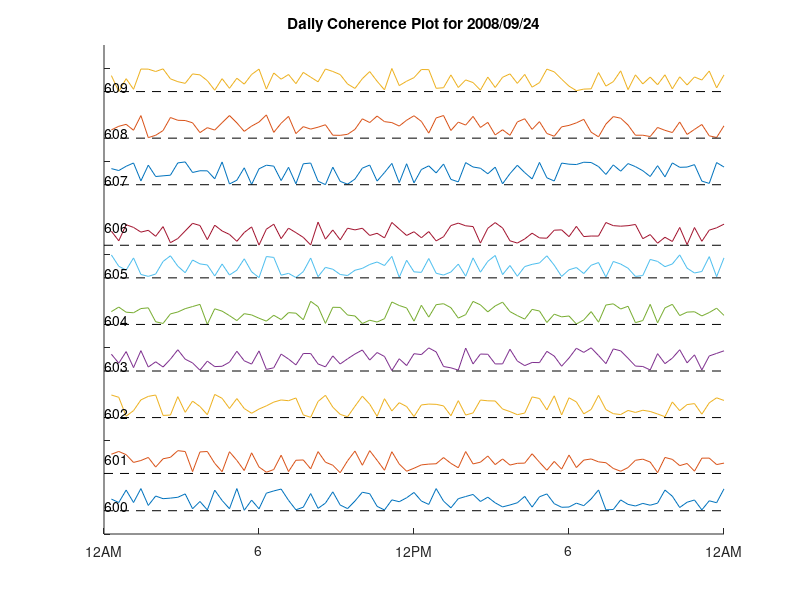

Source code (MATLAB):
function plotAverageCoherence()

div = 2;
stepr = 1;
offr = 0.5;

ch1 = rand(84,1)/div + 0 * stepr + offr;
ch2 = rand(84,1)/div + 1 * stepr + offr - 0.2;
ch3 = rand(84,1)/div + 2 * stepr + offr;
ch4 = rand(84,1)/div + 3 * stepr + offr;
ch5 = rand(84,1)/div + 4 * stepr + offr;
ch6 = rand(84,1)/div + 5 * stepr + offr;
ch7 = rand(84,1)/div + 6 * stepr + offr - 0.3;
ch8 = rand(84,1)/div + 7 * stepr + offr;
ch9 = rand(84,1)/div + 8 * stepr + offr;
ch10 = rand(84,1)/div + 9 * stepr + offr;

hold on;
	plot( ch1 );
hold off;
hold on;
	plot( ch2 );
hold off;
hold on;
	plot( ch3 );
hold off;
hold on;
	plot( ch4 );
hold off;
hold on;
	plot( ch5 );
hold off;
hold on;
	plot( ch6 );
hold off;
hold on;
	plot( ch7 );
hold off;
hold on;
	plot( ch8 );
hold off;
hold on;
	plot( ch9 );
hold off;
hold on;
	plot( ch10 );
hold off;

xT = 0.1
yT = 0.6;
text( xT, yT + 0, '600' );
text( xT, yT + 1, '601' );
text( xT, yT + 2, '602' );
text( xT, yT + 3, '603' );
text( xT, yT + 4, '604' );
text( xT, yT + 5, '605' );
text( xT, yT + 6, '606' );
text( xT, yT + 7, '607' );
text( xT, yT + 8, '608' );
text( xT, yT + 9, '609' );


set( gca, 'XLim', [0, 84] );
set( gca, 'YLim', [0, 10.5*stepr] );

normQ = 0.5;
line( get( gca, 'XLim' ), [ 0 + normQ, 0 + normQ ], 'LineStyle', '--', 'Color', [0 0 0] )
line( get( gca, 'XLim' ), [ 1 + normQ, 1 + normQ ] - 0.2, 'LineStyle', '--', 'Color', [0 0 0] )
line( get( gca, 'XLim' ), [ 2 + normQ, 2 + normQ ], 'LineStyle', '--', 'Color', [0 0 0] )
line( get( gca, 'XLim' ), [ 3 + normQ, 3 + normQ ], 'LineStyle', '--', 'Color', [0 0 0] )
line( get( gca, 'XLim' ), [ 4 + normQ, 4 + normQ ], 'LineStyle', '--', 'Color', [0 0 0] )
line( get( gca, 'XLim' ), [ 5 + normQ, 5 + normQ ], 'LineStyle', '--', 'Color', [0 0 0] )
line( get( gca, 'XLim' ), [ 6 + normQ, 6 + normQ ] - 0.3, 'LineStyle', '--', 'Color', [0 0 0] )
line( get( gca, 'XLim' ), [ 7 + normQ, 7 + normQ ], 'LineStyle', '--', 'Color', [0 0 0] )
line( get( gca, 'XLim' ), [ 8 + normQ, 8 + normQ ], 'LineStyle', '--', 'Color', [0 0 0] )
line( get( gca, 'XLim' ), [ 9 + normQ, 9 + normQ ], 'LineStyle', '--', 'Color', [0 0 0] )


set( gca, 'XTick', [0, 21, 42, 63, 84] );
set( gca, 'XTickLabel', { '12AM', '6', '12PM', '6', '12AM' } );
set( gca, 'YTickLabel', {} );

title( 'Daily Coherence Plot for 2008/09/24' );